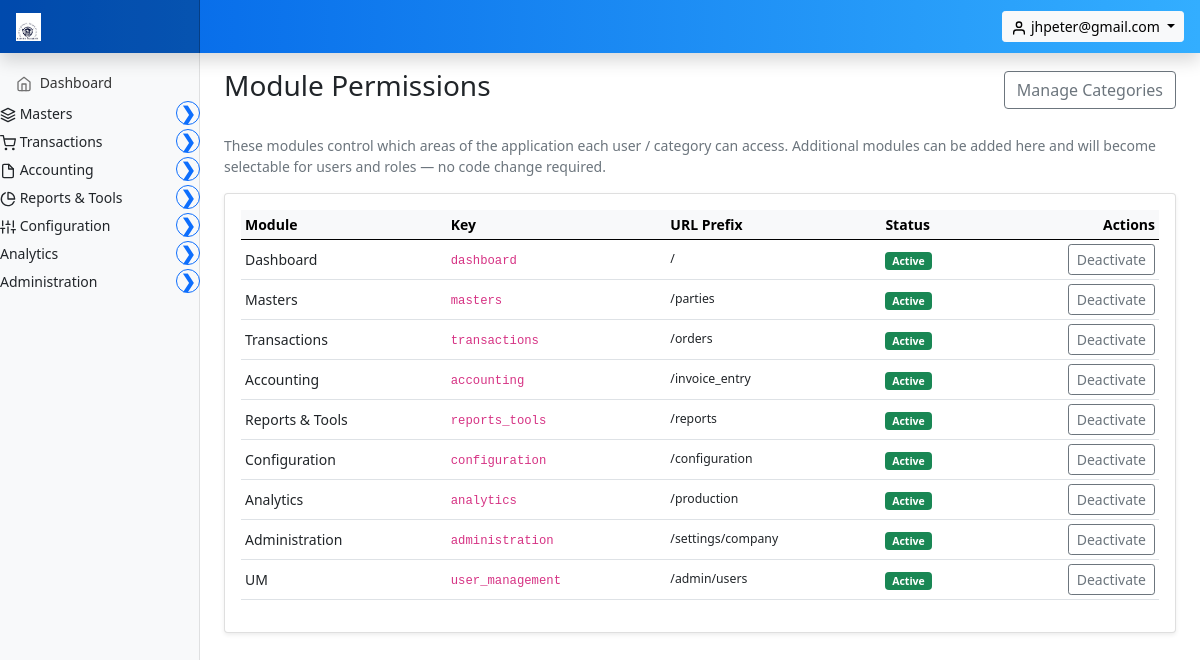
The app's page /invoice/admin/modules (signed in), older data.
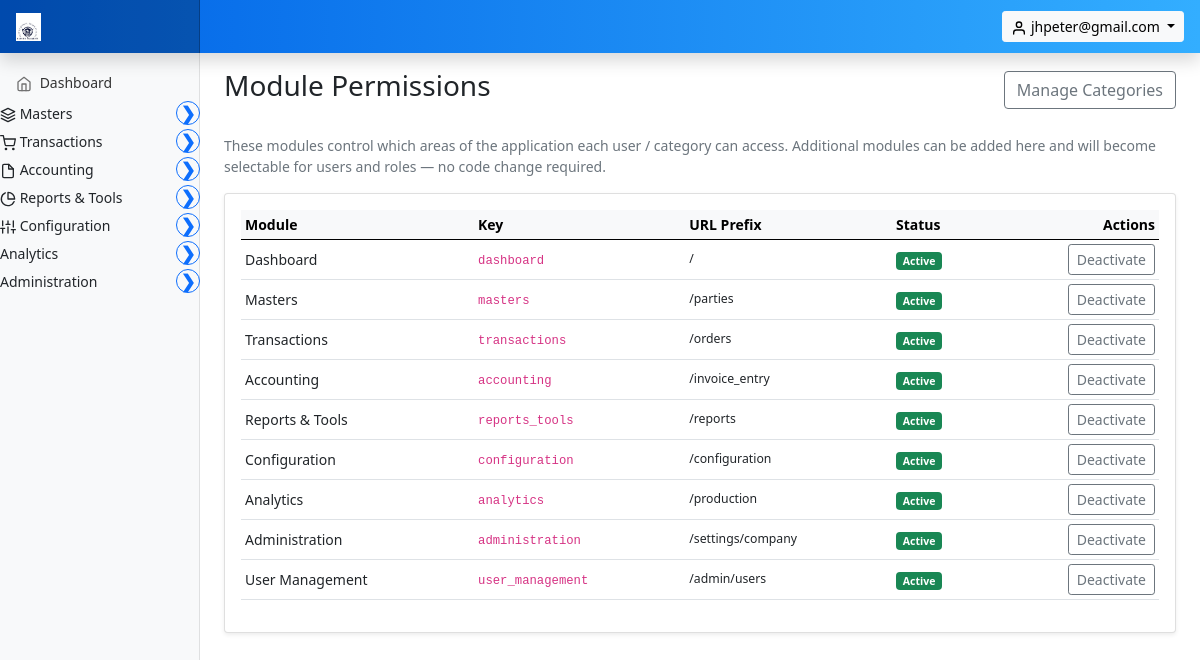
The same page, newer data.
### marania_invoice_app/models.py (models this page shows, shortened)
class ApplicationModule(models.Model):
    key = models.CharField(
        max_length=100, unique=True,
        help_text="Unique identifier, e.g. 'transaction_orders'.",
    )
    label = models.CharField(max_length=100, help_text="Human-readable name, e.g. 'Orders'.")
    url_prefix = models.CharField(
        max_length=200, blank=True, null=True,
        help_text="URL prefix (e.g. '/orders') that gates access to this module.",
    )
    icon_name = models.CharField(max_length=50, blank=True, null=True, help_text="Feather icon name.")
    sort_order = models.PositiveIntegerField(default=0)
    is_active = models.BooleanField(default=True)
    created_at = models.DateTimeField(auto_now_add=True)
    updated_at = models.DateTimeField(auto_now=True)
    class Meta:
        ordering = ["sort_order", "label"]

### marania_invoice_app/auth_views.py (the view)
    @login_required
    def _wrapped(request, *args, **kwargs):
        if not _admin_required(request.user):
            return HttpResponseForbidden(
                "You do not have permission to access this area."
            )
        return view_func(request, *args, **kwargs)

### marania_invoice_app/auth_views.py (called while the page is built, shortened)
def _admin_required(user):
    if not user.is_authenticated:
        return False
    if user.is_superuser or user.is_staff:
        return True
    profile = getattr(user, "user_profile", None)
    if profile is None:
        return False
    return "user_management" in profile.permitted_module_keys()

def _require_admin(view_func):
    @login_required
    def _wrapped(request, *args, **kwargs):
        if not _admin_required(request.user):
            return HttpResponseForbidden(
                "You do not have permission to access this area."
            )
        return view_func(request, *args, **kwargs)
    return _wrapped

@_require_admin
def admin_modules(request):
    modules = ApplicationModule.objects.all().order_by("sort_order", "label")
    return render(request, "marania_invoice_app/admin_modules.html", {"modules": modules})

### marania_invoice_app/context_processors.py (called while the page is built)
def _is_user_manager(user):
    if not user.is_authenticated:
        return False
    if user.is_superuser or user.is_staff:
        return True
    profile = getattr(user, "user_profile", None)
    if profile is None:
        return False
    return "user_management" in profile.permitted_module_keys()

### templates/marania_invoice_app/admin_modules.html (shortened to what this page needs)
{% extends 'partials/base.html' %}
{% load static %}
{% block main %}
<main class="col-md-9 ms-sm-auto col-lg-10 px-md-4">
    <div class="d-flex justify-content-between flex-wrap flex-md-nowrap align-items-center pt-3 pb-2 mb-3">
        <h1 class="h3">Module Permissions</h1>
        <a href="{% url 'admin_category_new' %}" class="btn btn-outline-secondary">Manage Categories</a>
    </div>
    <p class="text-muted">These modules control which areas of the application each user / category can access. Additional modules can be added here and will become selectable for users and roles — no code change required.</p>
    <div class="card shadow-sm">
        <div class="card-body">
            <div class="table-responsive">
                <table class="table table-hover table-sm align-middle">
                    <thead class="table-light">
                        <tr>
                            <th>Module</th>
                            <th>Key</th>
                            <th>URL Prefix</th>
                            <th>Status</th>
                            <th class="text-end">Actions</th>
                        </tr>
                    </thead>
                    <tbody>
                        {% for m in modules %}
                        <tr>
                            <td class="fw-semibold">{{ m.label }}</td>
                            <td><code>{{ m.key }}</code></td>
                            <td class="small">{{ m.url_prefix|default:"—" }}</td>
                            <td>
                                {% if m.is_active %}
                                    <span class="badge bg-success">Active</span>
                                {% else %}
                                    <span class="badge bg-secondary">Inactive</span>
                                {% endif %}
                            </td>
                            <td class="text-end">
                                <form method="post" action="" class="d-inline" onsubmit="return confirm('Toggle module {{ m.label }}?');">
                                    <button class="btn btn-sm btn-outline-secondary">{% if m.is_active %}Deactivate{% else %}Activate{% endif %}</button>
                                </form>
                            </td>
                        </tr>
                        {% empty %}
                        <tr><td colspan="5" class="text-center text-muted py-4">No modules registered. Run the seed data to populate the default modules.</td></tr>
                        {% endfor %}
                    </tbody>
                </table>
            </div>
        </div>
    </div>
</main>
{% endblock %}

Row changes from the older to the newer data that the page shows:
removed ApplicationModule: label "UM", key "user_management", url_prefix "/admin/users", is_active "Active"
added ApplicationModule: label "User Management", key "user_management", url_prefix "/admin/users", is_active "Active"
